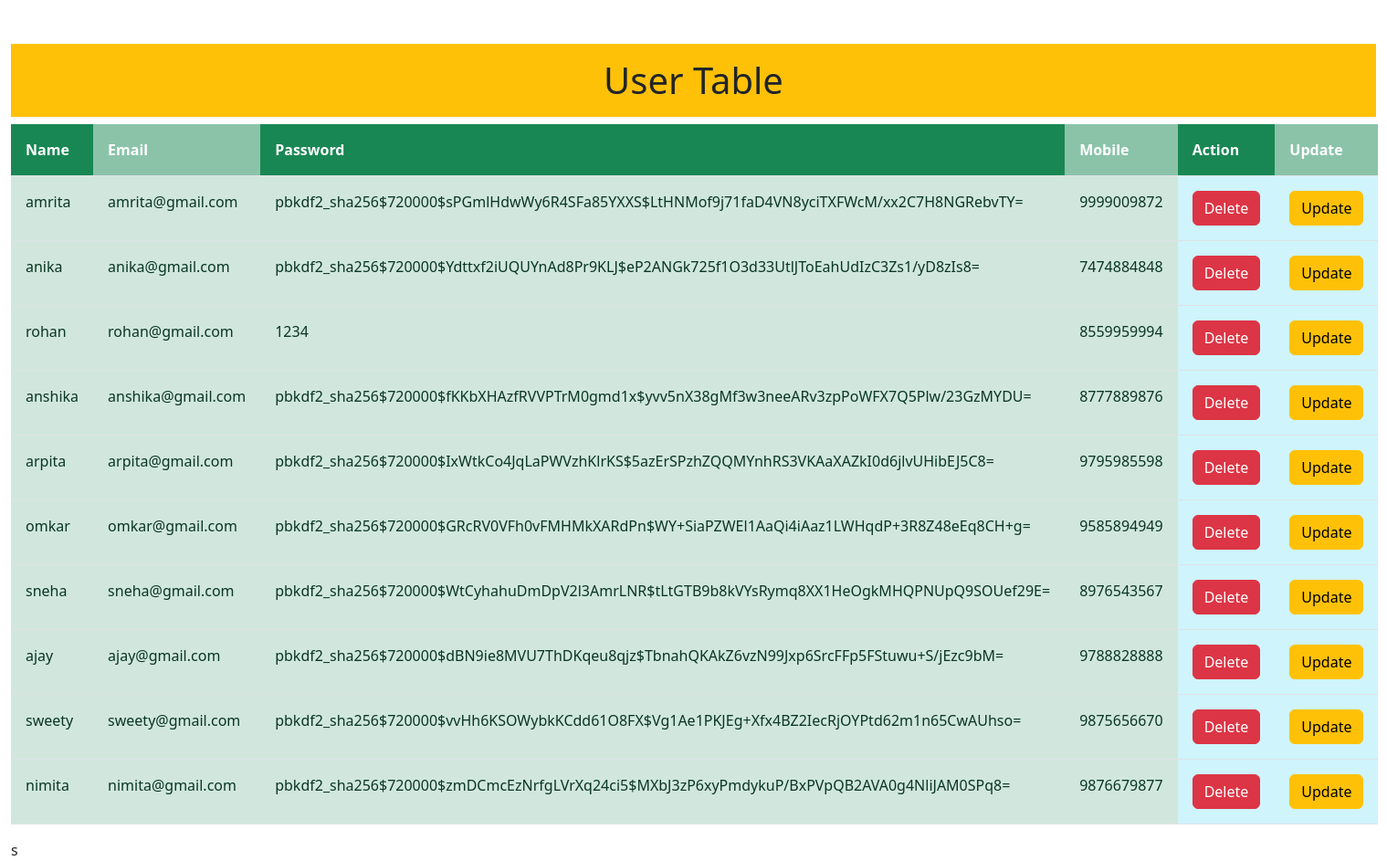
The app's page /data/ with its own data.
### app/models.py (models this page shows, shortened)
class user(models.Model):
    name = models.CharField(max_length=200)
    email = models.EmailField(max_length=200)
    password = models.CharField(max_length=150)
    mobile = models.IntegerField(null=True)

### app/views.py (the view)
# urls.py: path("data/",table),
def table(request):
    users=user.objects.all()
    return render(request, "table.html",{"users" : users})

### app/templates/table.html (shortened to what this page needs)
<!doctype html>
<html lang="en">
  <head>
    <link href="https://cdn.jsdelivr.net/npm/bootstrap@5.3.3/dist/css/bootstrap.min.css" rel="stylesheet">
  </head>
  <body class="container-fluid">
    <br/>
    <br/>
    <h1  class="p-3 mb-2 bg-warning text-dark"><center>User Table</center></h1>
    <div class="mb-3">
        <table class="table">
            <thead>
              <tr>
                <th scope="col" class="p-3 mb-2 bg-success text-white" >Name</th>
                <th scope="col"  class="p-3 mb-2 bg-success text-white" style="--bs-bg-opacity: .5;">Email</th>
                <th scope="col" class="p-3 mb-2 bg-success text-white">Password</th>
                <th scope="col" class="p-3 mb-2 bg-success text-white" style="--bs-bg-opacity: .5;">Mobile</th>
                <th scope="col" class="p-3 mb-2 bg-success text-white" >Action</th>
                <th scope="col" class="p-3 mb-2 bg-success text-white" style="--bs-bg-opacity: .5;">Update</th>
              </tr>
            </thead>
            <tbody>
            {% for d in users %}
            <tr>
            <td class="p-3 mb-2 bg-success-subtle text-success-emphasis">{{d.name}}</td>
            <td class="p-3 mb-2 bg-success-subtle text-success-emphasis">{{d.email}}</td>
            <td class="p-3 mb-2 bg-success-subtle text-success-emphasis">{{d.password}}</td>
            <td class="p-3 mb-2 bg-success-subtle text-success-emphasis">{{d.mobile}}</td>
            <td class="p-3 mb-2 bg-info-subtle text-info-emphasis"><a href="{% url 'delete' d.id %}" class="btn btn-danger">Delete</a></td>
            <td class="p-3 mb-2 bg-info-subtle text-info-emphasis"><a href="{% url 'update' d.id %}" class="btn btn-warning">Update</a></td>
            </tr>
           {% endfor %}
          </tbody>
          </table>
    </div>
s
  </body>
</html>

### records on screen
user: name "amrita", email "amrita@gmail.com", password "pbkdf2_sha256$720000$sPGmlHdwWy6R4SFa85YXXS$LtHNMof9j71faD4VN8yciTXFWcM/xx2C7H8NGRebvTY=", mobile "9999009872"
user: name "anika", email "anika@gmail.com", password "pbkdf2_sha256$720000$Ydttxf2iUQUYnAd8Pr9KLJ$eP2ANGk725f1O3d33UtlJToEahUdIzC3Zs1/yD8zIs8=", mobile "7474884848"
user: name "rohan", email "rohan@gmail.com", password "1234", mobile "8559959994"
user: name "anshika", email "anshika@gmail.com", password "pbkdf2_sha256$720000$fKKbXHAzfRVVPTrM0gmd1x$yvv5nX38gMf3w3neeARv3zpPoWFX7Q5Plw/23GzMYDU=", mobile "8777889876"
user: name "arpita", email "arpita@gmail.com", password "pbkdf2_sha256$720000$IxWtkCo4JqLaPWVzhKlrKS$5azErSPzhZQQMYnhRS3VKAaXAZkI0d6jlvUHibEJ5C8=", mobile "9795985598"
user: name "omkar", email "omkar@gmail.com", password "pbkdf2_sha256$720000$GRcRV0VFh0vFMHMkXARdPn$WY+SiaPZWEl1AaQi4iAaz1LWHqdP+3R8Z48eEq8CH+g=", mobile "9585894949"
user: name "sneha", email "sneha@gmail.com", password "pbkdf2_sha256$720000$WtCyhahuDmDpV2l3AmrLNR$tLtGTB9b8kVYsRymq8XX1HeOgkMHQPNUpQ9SOUef29E=", mobile "8976543567"
user: name "ajay", email "ajay@gmail.com", password "pbkdf2_sha256$720000$dBN9ie8MVU7ThDKqeu8qjz$TbnahQKAkZ6vzN99Jxp6SrcFFp5FStuwu+S/jEzc9bM=", mobile "9788828888"
user: name "sweety", email "sweety@gmail.com", password "pbkdf2_sha256$720000$vvHh6KSOWybkKCdd61O8FX$Vg1Ae1PKJEg+Xfx4BZ2IecRjOYPtd62m1n65CwAUhso=", mobile "9875656670"
user: name "nimita", email "nimita@gmail.com", password "pbkdf2_sha256$720000$zmDCmcEzNrfgLVrXq24ci5$MXbJ3zP6xyPmdykuP/BxPVpQB2AVA0g4NliJAM0SPq8=", mobile "9876679877"
